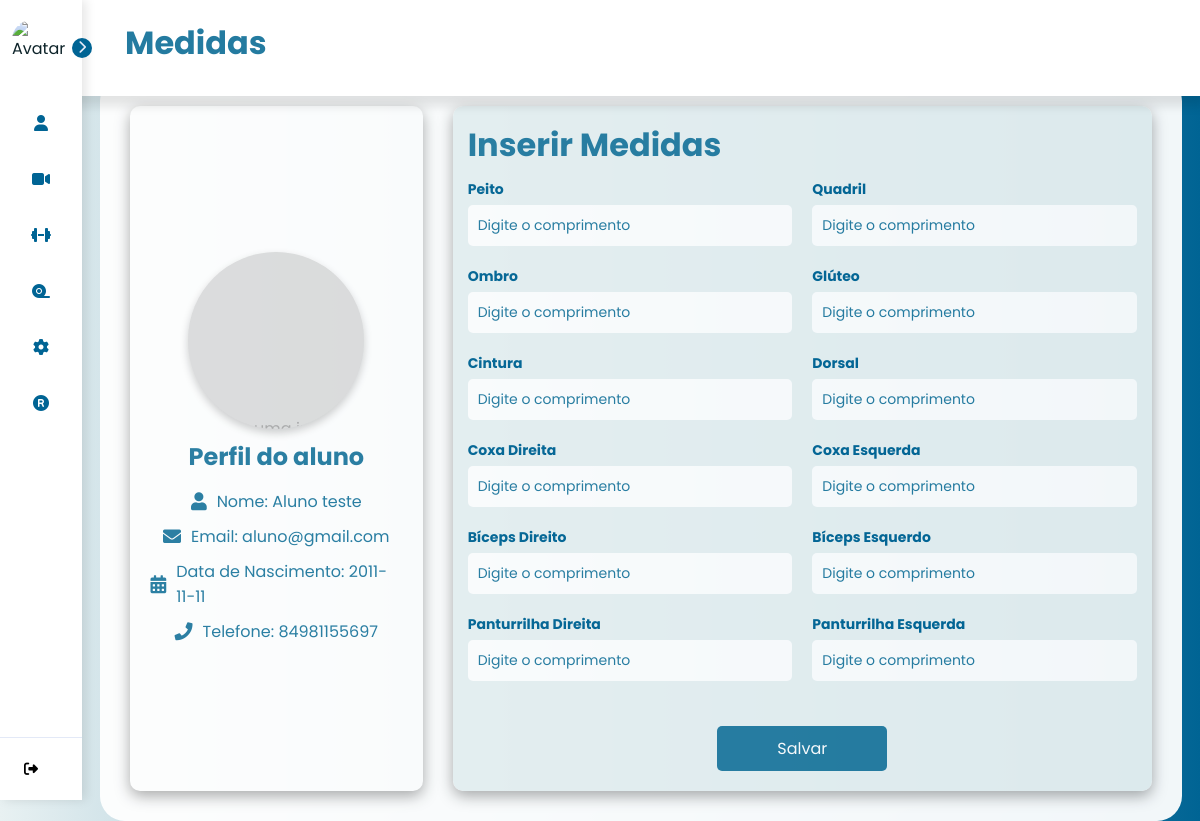
Before: /medidas (signed in) with the older database file.
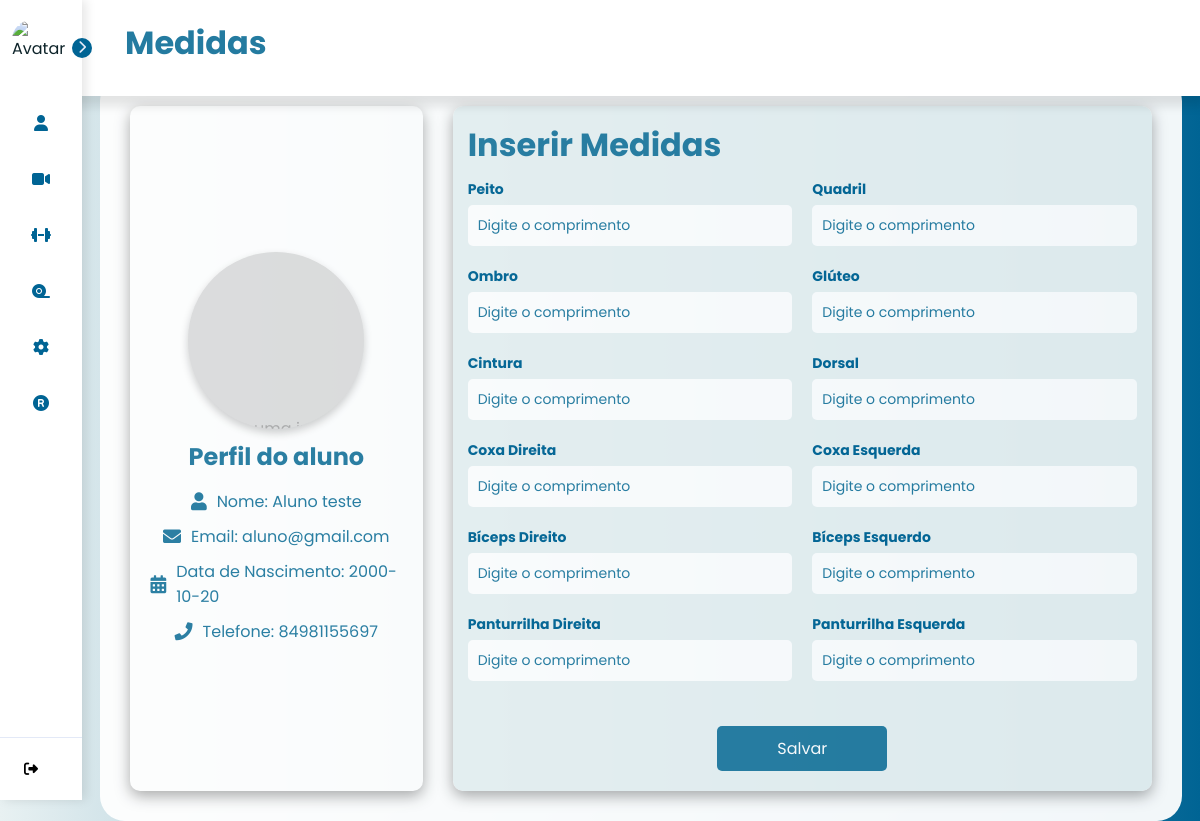
After: the same page with the newer database file.
### tables this page shows
CREATE TABLE users (
    use_id INTEGER PRIMARY KEY AUTOINCREMENT,
    use_nome TEXT NOT NULL,
    use_senha TEXT NOT NULL,
    use_email TEXT NOT NULL,
    use_telefone TEXT NOT NULL,
    use_data_nascimento DATE NOT NULL,
    use_genero TEXT NOT NULL,
    use_tipo_usuario TEXT NOT NULL,
    use_dias_treino INT,
    use_horario_treino TIME,
    use_dias_trabalho INT ,
    use_horario_trabalho TIME,
    use_idade INT,
    use_peso FLOAT,
    use_altura FLOAT,
    use_foco_treino VARCHAR(90), /*foco do treino que o aluno quer desenvolver*/
    use_tipo_treino VARCHAR(90), /*tipo do treino que o personal gosta de ensinar*/
    use_contador INTEGER DEFAULT 0
);

### controllers/TrainingController.py (the view, shortened to what this page needs)
@training_bp.route('/medidas', methods=['GET', 'POST'])
@login_required
def medidas():
    user_id = current_user.get_id()
    user = current_user.get(user_id)
    if not user:
        flash("Usuário não encontrado.")
        return redirect(url_for('index'))
    return render_template('medidas.html', user_info=current_user)

### app.py (called while the page is built)
@login_manager.user_loader
def load_user(user_id):
    return User.get(user_id)

### models/User.py (called while the page is built)
    def get_id(self):
        return self.id

### models/__init__.py (called while the page is built)
def obter_conexao():
    conn = sqlite3.connect('database.db')
    conn.row_factory = sqlite3.Row
    return conn

### templates/medidas.html (shortened to what the changed rows need)
{% extends "base.html" %}
{% block titlePage %} Medidas {% endblock %}
{% block content %}
<div class="profile-page">
    <div class="profile-container1">
        <label class="picture" for="picture__input" tabIndex="0">
            <span class="picture__image">Escolha uma imagem</span>
        </label>
        <h2>Perfil do {{ user_info.tipo_usuario}}</h2>
        <div class="profile-info1">
            <div class="info-item">
                <i class="fas fa-user"></i>
                <p>Nome: {{ user_info.nome }}</p>
            </div>
            <div class="info-item">
                <i class="fas fa-envelope"></i>
                <p>Email: {{ user_info.email }}</p>
            </div>
            <div class="info-item">
                <i class="fas fa-calendar-alt"></i>
                <p>Data de Nascimento: {{ user_info.data_nascimento }} </p>
            </div>
            <div class="info-item">
                <i class="fas fa-phone"></i>
                <p>Telefone: {{ user_info.telefone }}</p>
            </div>
        </div>
    </div>
    <div class="profile-container2">
        <div class="form">
            <h1>Inserir Medidas</h1>
        </div>
    </div>
</div>
{% endblock %}

Changed rows visible on the page:
changed users "aluno": data_nascimento "2011-11-11" → "2000-10-20"
